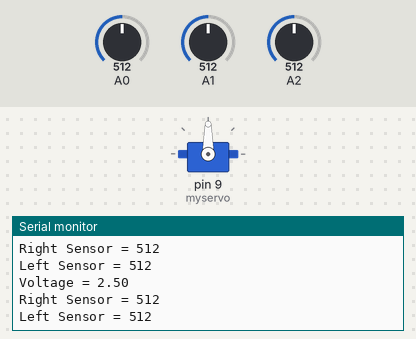
This sketch was run on a simulated Arduino Uno, built with avr-gcc and run on an emulated ATmega328P. Shown: servo, the last lines printed to the serial monitor. The test bench sets the inputs (shaded band); at power-on: A0 = 512, A1 = 512, A2 = 512.

Above: at 1.2 s.
1.3 s: A0 set to 106
At 1.32 s:
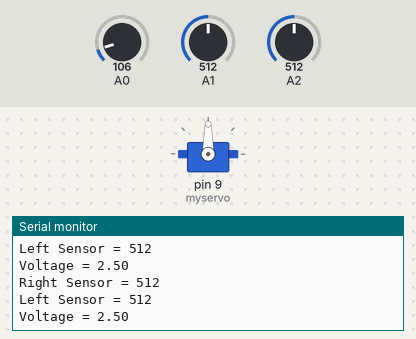
4.3 s: A0 set to 89
At 4.36 s:
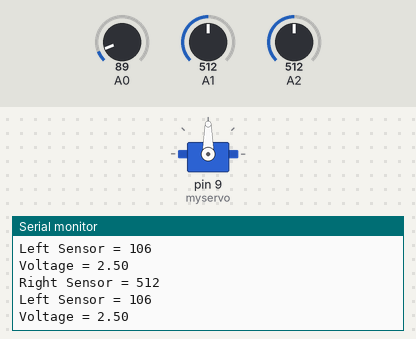
Timing chart, 0 to 7.3 s (numbered marks = the images above; inputs shaded):
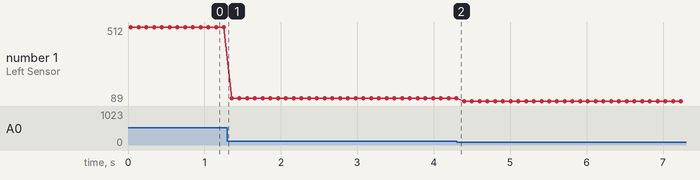

Measured:
- plotted number 1: 512 → 106 after the input at 1.3 s, 106 → 89 after the input at 4.3 s

The sketch:

Moving_Solar.ino
```cpp
#include <Servo.h>

// Create servo object
Servo myservo;

// Variable to store servo position
int pos = 0;

// Variable to store volatge value
float x=0;

float ledVal, Voltage;
int leftSensor, rightSensor;

void setup() {
  // put your setup code here, to run once:

  Serial.begin(9600);
  myservo.attach(9);
}

void loop() {
  leftSensor = analogRead(A0);
  rightSensor = analogRead(A1);
  ledVal = analogRead(A2);
  Voltage = ledVal * (5.0/1023.0);

  Serial.print("Voltage = ");
  Serial.println(Voltage);
  Serial.print("Right Sensor = ");
  Serial.println(rightSensor);
  Serial.print("Left Sensor = ");
  Serial.println(leftSensor);

  pos = myservo.read();
  if (rightSensor > 250 || leftSensor > 250){
    if(abs(rightSensor-leftSensor)<= 150){
      goto next;
      }
    // Move servo right if right sensor is high

    // Move servo left if left sensor is high

    }
    next:
    delay(100);
}
```
